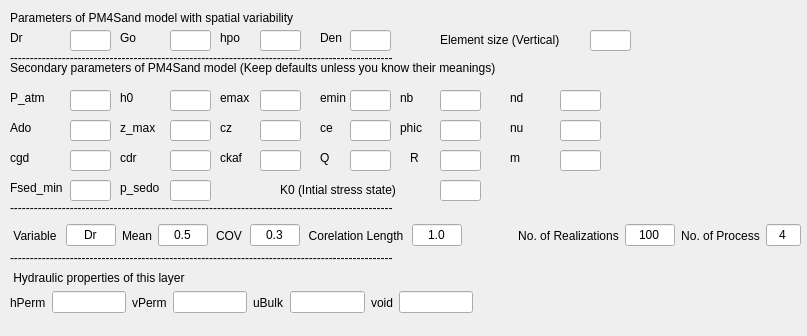
<?xml version="1.0" encoding="UTF-8"?>
<ui version="4.0">
 <class>Dialog</class>
 <widget class="QDialog" name="Dialog">
  <property name="geometry">
   <rect>
    <x>0</x>
    <y>0</y>
    <width>807</width>
    <height>336</height>
   </rect>
  </property>
  <property name="windowTitle">
   <string>Dialog</string>
  </property>
  <widget class="QLabel" name="Dr_2">
   <property name="geometry">
    <rect>
     <x>10</x>
     <y>30</y>
     <width>31</width>
     <height>16</height>
    </rect>
   </property>
   <property name="text">
    <string>Dr</string>
   </property>
  </widget>
  <widget class="QLabel" name="P_atm_2">
   <property name="geometry">
    <rect>
     <x>10</x>
     <y>90</y>
     <width>41</width>
     <height>16</height>
    </rect>
   </property>
   <property name="text">
    <string>P_atm</string>
   </property>
  </widget>
  <widget class="QLabel" name="nb_2">
   <property name="geometry">
    <rect>
     <x>400</x>
     <y>90</y>
     <width>31</width>
     <height>16</height>
    </rect>
   </property>
   <property name="text">
    <string>nb</string>
   </property>
  </widget>
  <widget class="QLabel" name="cz_2">
   <property name="geometry">
    <rect>
     <x>220</x>
     <y>120</y>
     <width>31</width>
     <height>16</height>
    </rect>
   </property>
   <property name="text">
    <string>cz</string>
   </property>
  </widget>
  <widget class="QLabel" name="cgd_2">
   <property name="geometry">
    <rect>
     <x>10</x>
     <y>150</y>
     <width>31</width>
     <height>16</height>
    </rect>
   </property>
   <property name="text">
    <string>cgd</string>
   </property>
  </widget>
  <widget class="QLabel" name="R_2">
   <property name="geometry">
    <rect>
     <x>410</x>
     <y>150</y>
     <width>21</width>
     <height>16</height>
    </rect>
   </property>
   <property name="text">
    <string>R</string>
   </property>
  </widget>
  <widget class="QLabel" name="G0_2">
   <property name="geometry">
    <rect>
     <x>120</x>
     <y>30</y>
     <width>21</width>
     <height>16</height>
    </rect>
   </property>
   <property name="text">
    <string>Go</string>
   </property>
  </widget>
  <widget class="QLabel" name="hpo_2">
   <property name="geometry">
    <rect>
     <x>220</x>
     <y>30</y>
     <width>31</width>
     <height>16</height>
    </rect>
   </property>
   <property name="text">
    <string>hpo</string>
   </property>
  </widget>
  <widget class="QLabel" name="rho_2">
   <property name="geometry">
    <rect>
     <x>320</x>
     <y>30</y>
     <width>31</width>
     <height>16</height>
    </rect>
   </property>
   <property name="text">
    <string>Den</string>
   </property>
  </widget>
  <widget class="QLineEdit" name="Dr">
   <property name="geometry">
    <rect>
     <x>70</x>
     <y>30</y>
     <width>41</width>
     <height>21</height>
    </rect>
   </property>
  </widget>
  <widget class="QLineEdit" name="G0">
   <property name="geometry">
    <rect>
     <x>170</x>
     <y>30</y>
     <width>41</width>
     <height>21</height>
    </rect>
   </property>
  </widget>
  <widget class="QLineEdit" name="hpo">
   <property name="geometry">
    <rect>
     <x>260</x>
     <y>30</y>
     <width>41</width>
     <height>21</height>
    </rect>
   </property>
  </widget>
  <widget class="QLineEdit" name="Den">
   <property name="geometry">
    <rect>
     <x>350</x>
     <y>30</y>
     <width>41</width>
     <height>21</height>
    </rect>
   </property>
  </widget>
  <widget class="QLabel" name="h0_2">
   <property name="geometry">
    <rect>
     <x>120</x>
     <y>90</y>
     <width>21</width>
     <height>16</height>
    </rect>
   </property>
   <property name="text">
    <string>h0</string>
   </property>
  </widget>
  <widget class="QLabel" name="nd_2">
   <property name="geometry">
    <rect>
     <x>510</x>
     <y>90</y>
     <width>31</width>
     <height>16</height>
    </rect>
   </property>
   <property name="text">
    <string>nd</string>
   </property>
  </widget>
  <widget class="QLabel" name="ce_2">
   <property name="geometry">
    <rect>
     <x>320</x>
     <y>120</y>
     <width>31</width>
     <height>16</height>
    </rect>
   </property>
   <property name="text">
    <string>ce</string>
   </property>
  </widget>
  <widget class="QLabel" name="cdr_2">
   <property name="geometry">
    <rect>
     <x>120</x>
     <y>150</y>
     <width>21</width>
     <height>16</height>
    </rect>
   </property>
   <property name="text">
    <string>cdr</string>
   </property>
  </widget>
  <widget class="QLabel" name="m_2">
   <property name="geometry">
    <rect>
     <x>510</x>
     <y>150</y>
     <width>31</width>
     <height>16</height>
    </rect>
   </property>
   <property name="text">
    <string>m</string>
   </property>
  </widget>
  <widget class="QLabel" name="emax_2">
   <property name="geometry">
    <rect>
     <x>220</x>
     <y>90</y>
     <width>41</width>
     <height>16</height>
    </rect>
   </property>
   <property name="text">
    <string>emax</string>
   </property>
  </widget>
  <widget class="QLabel" name="Ado_2">
   <property name="geometry">
    <rect>
     <x>10</x>
     <y>120</y>
     <width>41</width>
     <height>16</height>
    </rect>
   </property>
   <property name="text">
    <string>Ado</string>
   </property>
  </widget>
  <widget class="QLabel" name="phic_2">
   <property name="geometry">
    <rect>
     <x>400</x>
     <y>120</y>
     <width>31</width>
     <height>16</height>
    </rect>
   </property>
   <property name="text">
    <string>phic</string>
   </property>
  </widget>
  <widget class="QLabel" name="ckaf_2">
   <property name="geometry">
    <rect>
     <x>220</x>
     <y>150</y>
     <width>31</width>
     <height>16</height>
    </rect>
   </property>
   <property name="text">
    <string>ckaf</string>
   </property>
  </widget>
  <widget class="QLabel" name="Fsed_min_2">
   <property name="geometry">
    <rect>
     <x>10</x>
     <y>180</y>
     <width>59</width>
     <height>16</height>
    </rect>
   </property>
   <property name="text">
    <string>Fsed_min</string>
   </property>
  </widget>
  <widget class="QLabel" name="emin_2">
   <property name="geometry">
    <rect>
     <x>320</x>
     <y>90</y>
     <width>31</width>
     <height>16</height>
    </rect>
   </property>
   <property name="text">
    <string>emin</string>
   </property>
  </widget>
  <widget class="QLabel" name="z_max_2">
   <property name="geometry">
    <rect>
     <x>120</x>
     <y>120</y>
     <width>41</width>
     <height>16</height>
    </rect>
   </property>
   <property name="text">
    <string>z_max</string>
   </property>
  </widget>
  <widget class="QLabel" name="nu_2">
   <property name="geometry">
    <rect>
     <x>510</x>
     <y>120</y>
     <width>21</width>
     <height>16</height>
    </rect>
   </property>
   <property name="text">
    <string>nu</string>
   </property>
  </widget>
  <widget class="QLabel" name="Q_2">
   <property name="geometry">
    <rect>
     <x>320</x>
     <y>150</y>
     <width>31</width>
     <height>16</height>
    </rect>
   </property>
   <property name="text">
    <string>Q</string>
   </property>
  </widget>
  <widget class="QLabel" name="p_sedo_2">
   <property name="geometry">
    <rect>
     <x>120</x>
     <y>180</y>
     <width>59</width>
     <height>16</height>
    </rect>
   </property>
   <property name="text">
    <string>p_sedo</string>
   </property>
  </widget>
  <widget class="QLineEdit" name="P_atm">
   <property name="geometry">
    <rect>
     <x>70</x>
     <y>90</y>
     <width>41</width>
     <height>21</height>
    </rect>
   </property>
  </widget>
  <widget class="QLineEdit" name="nb">
   <property name="geometry">
    <rect>
     <x>440</x>
     <y>90</y>
     <width>41</width>
     <height>21</height>
    </rect>
   </property>
  </widget>
  <widget class="QLineEdit" name="cz">
   <property name="geometry">
    <rect>
     <x>260</x>
     <y>120</y>
     <width>41</width>
     <height>21</height>
    </rect>
   </property>
  </widget>
  <widget class="QLineEdit" name="cgd">
   <property name="geometry">
    <rect>
     <x>70</x>
     <y>150</y>
     <width>41</width>
     <height>21</height>
    </rect>
   </property>
  </widget>
  <widget class="QLineEdit" name="R">
   <property name="geometry">
    <rect>
     <x>440</x>
     <y>150</y>
     <width>41</width>
     <height>21</height>
    </rect>
   </property>
  </widget>
  <widget class="QLineEdit" name="h0">
   <property name="geometry">
    <rect>
     <x>170</x>
     <y>90</y>
     <width>41</width>
     <height>21</height>
    </rect>
   </property>
  </widget>
  <widget class="QLineEdit" name="nd">
   <property name="geometry">
    <rect>
     <x>560</x>
     <y>90</y>
     <width>41</width>
     <height>21</height>
    </rect>
   </property>
  </widget>
  <widget class="QLineEdit" name="ce">
   <property name="geometry">
    <rect>
     <x>350</x>
     <y>120</y>
     <width>41</width>
     <height>21</height>
    </rect>
   </property>
  </widget>
  <widget class="QLineEdit" name="cdr">
   <property name="geometry">
    <rect>
     <x>170</x>
     <y>150</y>
     <width>41</width>
     <height>21</height>
    </rect>
   </property>
  </widget>
  <widget class="QLineEdit" name="m">
   <property name="geometry">
    <rect>
     <x>560</x>
     <y>150</y>
     <width>41</width>
     <height>21</height>
    </rect>
   </property>
  </widget>
  <widget class="QLineEdit" name="emax">
   <property name="geometry">
    <rect>
     <x>260</x>
     <y>90</y>
     <width>41</width>
     <height>21</height>
    </rect>
   </property>
  </widget>
  <widget class="QLineEdit" name="Ado">
   <property name="geometry">
    <rect>
     <x>70</x>
     <y>120</y>
     <width>41</width>
     <height>21</height>
    </rect>
   </property>
  </widget>
  <widget class="QLineEdit" name="phic">
   <property name="geometry">
    <rect>
     <x>440</x>
     <y>120</y>
     <width>41</width>
     <height>21</height>
    </rect>
   </property>
  </widget>
  <widget class="QLineEdit" name="ckaf">
   <property name="geometry">
    <rect>
     <x>260</x>
     <y>150</y>
     <width>41</width>
     <height>21</height>
    </rect>
   </property>
  </widget>
  <widget class="QLineEdit" name="Fsed_min">
   <property name="geometry">
    <rect>
     <x>70</x>
     <y>180</y>
     <width>41</width>
     <height>21</height>
    </rect>
   </property>
  </widget>
  <widget class="QLineEdit" name="emin">
   <property name="geometry">
    <rect>
     <x>350</x>
     <y>90</y>
     <width>41</width>
     <height>21</height>
    </rect>
   </property>
  </widget>
  <widget class="QLineEdit" name="z_max">
   <property name="geometry">
    <rect>
     <x>170</x>
     <y>120</y>
     <width>41</width>
     <height>21</height>
    </rect>
   </property>
  </widget>
  <widget class="QLineEdit" name="nu">
   <property name="geometry">
    <rect>
     <x>560</x>
     <y>120</y>
     <width>41</width>
     <height>21</height>
    </rect>
   </property>
  </widget>
  <widget class="QLineEdit" name="Q">
   <property name="geometry">
    <rect>
     <x>350</x>
     <y>150</y>
     <width>41</width>
     <height>21</height>
    </rect>
   </property>
  </widget>
  <widget class="QLineEdit" name="p_sedo">
   <property name="geometry">
    <rect>
     <x>170</x>
     <y>180</y>
     <width>41</width>
     <height>21</height>
    </rect>
   </property>
  </widget>
  <widget class="QLabel" name="line1">
   <property name="geometry">
    <rect>
     <x>10</x>
     <y>50</y>
     <width>591</width>
     <height>16</height>
    </rect>
   </property>
   <property name="text">
    <string>------------------------------------------------------------------------------------------------</string>
   </property>
  </widget>
  <widget class="QLabel" name="hydraulicLabel">
   <property name="geometry">
    <rect>
     <x>10</x>
     <y>270</y>
     <width>521</width>
     <height>16</height>
    </rect>
   </property>
   <property name="text">
    <string> Hydraulic properties of this layer</string>
   </property>
  </widget>
  <widget class="QLabel" name="secondarylabel">
   <property name="geometry">
    <rect>
     <x>10</x>
     <y>60</y>
     <width>581</width>
     <height>16</height>
    </rect>
   </property>
   <property name="text">
    <string>Secondary parameters of PM4Sand model (Keep defaults unless you know their meanings)</string>
   </property>
  </widget>
  <widget class="QLabel" name="label_34">
   <property name="geometry">
    <rect>
     <x>10</x>
     <y>10</y>
     <width>381</width>
     <height>16</height>
    </rect>
   </property>
   <property name="text">
    <string>Parameters of PM4Sand model with spatial variability</string>
   </property>
  </widget>
  <widget class="QLabel" name="line1_2">
   <property name="geometry">
    <rect>
     <x>10</x>
     <y>250</y>
     <width>591</width>
     <height>16</height>
    </rect>
   </property>
   <property name="text">
    <string>------------------------------------------------------------------------------------------------</string>
   </property>
  </widget>
  <widget class="QLabel" name="line1_3">
   <property name="geometry">
    <rect>
     <x>10</x>
     <y>200</y>
     <width>591</width>
     <height>16</height>
    </rect>
   </property>
   <property name="text">
    <string>------------------------------------------------------------------------------------------------</string>
   </property>
  </widget>
  <widget class="QWidget" name="layoutWidget">
   <property name="geometry">
    <rect>
     <x>10</x>
     <y>220</y>
     <width>791</width>
     <height>31</height>
    </rect>
   </property>
   <layout class="QHBoxLayout" name="horizontalLayout">
    <item>
     <widget class="QLabel" name="varName2">
      <property name="minimumSize">
       <size>
        <width>50</width>
        <height>0</height>
       </size>
      </property>
      <property name="maximumSize">
       <size>
        <width>100</width>
        <height>16777215</height>
       </size>
      </property>
      <property name="toolTip">
       <string>Variable with spatial variability</string>
      </property>
      <property name="text">
       <string>Variable</string>
      </property>
      <property name="alignment">
       <set>Qt::AlignCenter</set>
      </property>
     </widget>
    </item>
    <item>
     <widget class="QLineEdit" name="varName">
      <property name="sizePolicy">
       <sizepolicy hsizetype="Maximum" vsizetype="Fixed">
        <horstretch>0</horstretch>
        <verstretch>0</verstretch>
       </sizepolicy>
      </property>
      <property name="minimumSize">
       <size>
        <width>30</width>
        <height>0</height>
       </size>
      </property>
      <property name="maximumSize">
       <size>
        <width>50</width>
        <height>16777215</height>
       </size>
      </property>
      <property name="text">
       <string>Dr</string>
      </property>
      <property name="alignment">
       <set>Qt::AlignCenter</set>
      </property>
     </widget>
    </item>
    <item>
     <widget class="QLabel" name="mean2">
      <property name="minimumSize">
       <size>
        <width>30</width>
        <height>0</height>
       </size>
      </property>
      <property name="maximumSize">
       <size>
        <width>50</width>
        <height>16777215</height>
       </size>
      </property>
      <property name="toolTip">
       <string>Mean of the variable with spatial variability</string>
      </property>
      <property name="text">
       <string>Mean</string>
      </property>
      <property name="alignment">
       <set>Qt::AlignCenter</set>
      </property>
     </widget>
    </item>
    <item>
     <widget class="QLineEdit" name="mean">
      <property name="sizePolicy">
       <sizepolicy hsizetype="Maximum" vsizetype="Fixed">
        <horstretch>0</horstretch>
        <verstretch>0</verstretch>
       </sizepolicy>
      </property>
      <property name="minimumSize">
       <size>
        <width>30</width>
        <height>0</height>
       </size>
      </property>
      <property name="maximumSize">
       <size>
        <width>50</width>
        <height>16777215</height>
       </size>
      </property>
      <property name="text">
       <string>0.5</string>
      </property>
      <property name="alignment">
       <set>Qt::AlignCenter</set>
      </property>
     </widget>
    </item>
    <item>
     <widget class="QLabel" name="cov2">
      <property name="minimumSize">
       <size>
        <width>30</width>
        <height>0</height>
       </size>
      </property>
      <property name="maximumSize">
       <size>
        <width>50</width>
        <height>16777215</height>
       </size>
      </property>
      <property name="toolTip">
       <string>Coefficient of variation of the variable</string>
      </property>
      <property name="text">
       <string>COV</string>
      </property>
      <property name="alignment">
       <set>Qt::AlignCenter</set>
      </property>
     </widget>
    </item>
    <item>
     <widget class="QLineEdit" name="cov">
      <property name="sizePolicy">
       <sizepolicy hsizetype="Maximum" vsizetype="Fixed">
        <horstretch>0</horstretch>
        <verstretch>0</verstretch>
       </sizepolicy>
      </property>
      <property name="minimumSize">
       <size>
        <width>30</width>
        <height>0</height>
       </size>
      </property>
      <property name="maximumSize">
       <size>
        <width>50</width>
        <height>16777215</height>
       </size>
      </property>
      <property name="text">
       <string>0.3</string>
      </property>
      <property name="alignment">
       <set>Qt::AlignCenter</set>
      </property>
     </widget>
    </item>
    <item>
     <widget class="QLabel" name="Ly2">
      <property name="minimumSize">
       <size>
        <width>100</width>
        <height>0</height>
       </size>
      </property>
      <property name="maximumSize">
       <size>
        <width>120</width>
        <height>16777215</height>
       </size>
      </property>
      <property name="toolTip">
       <string>Corelation length in vertical direction</string>
      </property>
      <property name="text">
       <string>Corelation Length</string>
      </property>
      <property name="alignment">
       <set>Qt::AlignCenter</set>
      </property>
     </widget>
    </item>
    <item>
     <widget class="QLineEdit" name="Ly">
      <property name="sizePolicy">
       <sizepolicy hsizetype="Maximum" vsizetype="Fixed">
        <horstretch>0</horstretch>
        <verstretch>0</verstretch>
       </sizepolicy>
      </property>
      <property name="minimumSize">
       <size>
        <width>30</width>
        <height>0</height>
       </size>
      </property>
      <property name="maximumSize">
       <size>
        <width>50</width>
        <height>16777215</height>
       </size>
      </property>
      <property name="text">
       <string>1.0</string>
      </property>
      <property name="alignment">
       <set>Qt::AlignCenter</set>
      </property>
     </widget>
    </item>
    <item>
     <spacer name="horizontalSpacer">
      <property name="orientation">
       <enum>Qt::Horizontal</enum>
      </property>
      <property name="sizeHint" stdset="0">
       <size>
        <width>40</width>
        <height>20</height>
       </size>
      </property>
     </spacer>
    </item>
    <item>
     <widget class="QLabel" name="realization2">
      <property name="minimumSize">
       <size>
        <width>100</width>
        <height>0</height>
       </size>
      </property>
      <property name="maximumSize">
       <size>
        <width>120</width>
        <height>16777215</height>
       </size>
      </property>
      <property name="text">
       <string>No. of Realizations</string>
      </property>
      <property name="alignment">
       <set>Qt::AlignCenter</set>
      </property>
     </widget>
    </item>
    <item>
     <widget class="QLineEdit" name="realization">
      <property name="sizePolicy">
       <sizepolicy hsizetype="Maximum" vsizetype="Fixed">
        <horstretch>0</horstretch>
        <verstretch>0</verstretch>
       </sizepolicy>
      </property>
      <property name="minimumSize">
       <size>
        <width>30</width>
        <height>0</height>
       </size>
      </property>
      <property name="maximumSize">
       <size>
        <width>50</width>
        <height>16777215</height>
       </size>
      </property>
      <property name="text">
       <string>100</string>
      </property>
      <property name="alignment">
       <set>Qt::AlignCenter</set>
      </property>
     </widget>
    </item>
    <item>
     <widget class="QLabel" name="processor2">
      <property name="text">
       <string>No. of Process</string>
      </property>
      <property name="alignment">
       <set>Qt::AlignCenter</set>
      </property>
     </widget>
    </item>
    <item>
     <widget class="QLineEdit" name="processor">
      <property name="maximumSize">
       <size>
        <width>35</width>
        <height>16777215</height>
       </size>
      </property>
      <property name="text">
       <string>4</string>
      </property>
      <property name="alignment">
       <set>Qt::AlignCenter</set>
      </property>
     </widget>
    </item>
   </layout>
  </widget>
  <widget class="QLineEdit" name="eSize">
   <property name="geometry">
    <rect>
     <x>590</x>
     <y>30</y>
     <width>41</width>
     <height>21</height>
    </rect>
   </property>
  </widget>
  <widget class="QLabel" name="eSizeLabel">
   <property name="geometry">
    <rect>
     <x>440</x>
     <y>30</y>
     <width>141</width>
     <height>20</height>
    </rect>
   </property>
   <property name="text">
    <string>Element size (Vertical)</string>
   </property>
  </widget>
  <widget class="QLineEdit" name="K0">
   <property name="geometry">
    <rect>
     <x>440</x>
     <y>180</y>
     <width>41</width>
     <height>21</height>
    </rect>
   </property>
   <property name="toolTip">
    <string>At-rest coefficient of lateral earch pressure for initial stress</string>
   </property>
  </widget>
  <widget class="QLabel" name="K0_2">
   <property name="geometry">
    <rect>
     <x>280</x>
     <y>180</y>
     <width>141</width>
     <height>20</height>
    </rect>
   </property>
   <property name="toolTip">
    <string>At-rest coefficient of lateral earch pressure for initial stress</string>
   </property>
   <property name="text">
    <string>K0 (Intial stress state)</string>
   </property>
  </widget>
  <widget class="QWidget" name="layoutWidget">
   <property name="geometry">
    <rect>
     <x>10</x>
     <y>290</y>
     <width>463</width>
     <height>25</height>
    </rect>
   </property>
   <layout class="QHBoxLayout" name="horizontalLayout_2">
    <item>
     <widget class="QLabel" name="hPerm_2">
      <property name="toolTip">
       <string>Hydraulic conductivity (L/T) in horizontal direction</string>
      </property>
      <property name="text">
       <string>hPerm</string>
      </property>
     </widget>
    </item>
    <item>
     <widget class="QLineEdit" name="hPerm"/>
    </item>
    <item>
     <widget class="QLabel" name="vPerm_2">
      <property name="toolTip">
       <string>Hydraulic conductivity (L/T) in vertical direction</string>
      </property>
      <property name="text">
       <string>vPerm</string>
      </property>
     </widget>
    </item>
    <item>
     <widget class="QLineEdit" name="vPerm"/>
    </item>
    <item>
     <widget class="QLabel" name="uBulk_2">
      <property name="toolTip">
       <string>Bulk modulus of water</string>
      </property>
      <property name="text">
       <string>uBulk</string>
      </property>
     </widget>
    </item>
    <item>
     <widget class="QLineEdit" name="uBulk"/>
    </item>
    <item>
     <widget class="QLabel" name="evoid_2">
      <property name="toolTip">
       <string>Void ratio of the material</string>
      </property>
      <property name="text">
       <string>void</string>
      </property>
     </widget>
    </item>
    <item>
     <widget class="QLineEdit" name="evoid"/>
    </item>
   </layout>
  </widget>
 </widget>
 <resources/>
 <connections/>
</ui>
